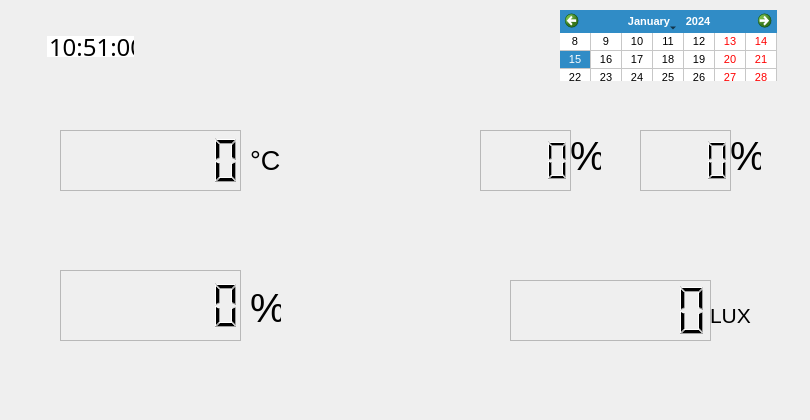
       <widget class="QWidget" name="OverTab">
        <attribute name="icon">
         <iconset>
          <selectedon>icons/icon_set_2/over.png</selectedon>
         </iconset>
        </attribute>
        <attribute name="title">
         <string>Overview</string>
        </attribute>
        <widget class="QLabel" name="background">
         <property name="geometry">
          <rect>
           <x>0</x>
           <y>0</y>
           <width>801</width>
           <height>411</height>
          </rect>
         </property>
         <property name="sizePolicy">
          <sizepolicy hsizetype="Fixed" vsizetype="Fixed">
           <horstretch>0</horstretch>
           <verstretch>0</verstretch>
          </sizepolicy>
         </property>
         <property name="text">
          <string/>
         </property>
         <property name="pixmap">
          <pixmap>background/backoverNeww.jpg</pixmap>
         </property>
         <property name="scaledContents">
          <bool>true</bool>
         </property>
         <property name="wordWrap">
          <bool>false</bool>
         </property>
        </widget>
        <widget class="QCalendarWidget" name="calendarWidget">
         <property name="geometry">
          <rect>
           <x>560</x>
           <y>10</y>
           <width>217</width>
           <height>71</height>
          </rect>
         </property>
         <property name="font">
          <font>
           <pointsize>8</pointsize>
          </font>
         </property>
         <property name="gridVisible">
          <bool>true</bool>
         </property>
         <property name="horizontalHeaderFormat">
          <enum>QCalendarWidget::ShortDayNames</enum>
         </property>
         <property name="verticalHeaderFormat">
          <enum>QCalendarWidget::NoVerticalHeader</enum>
         </property>
        </widget>
        <widget class="QTimeEdit" name="timeEdit">
         <property name="geometry">
          <rect>
           <x>47</x>
           <y>36</y>
           <width>87</width>
           <height>21</height>
          </rect>
         </property>
         <property name="sizePolicy">
          <sizepolicy hsizetype="Fixed" vsizetype="Fixed">
           <horstretch>0</horstretch>
           <verstretch>0</verstretch>
          </sizepolicy>
         </property>
         <property name="font">
          <font>
           <family>Segoe Print</family>
           <pointsize>18</pointsize>
          </font>
         </property>
         <property name="statusTip">
          <string notr="true"/>
         </property>
         <property name="autoFillBackground">
          <bool>true</bool>
         </property>
         <property name="wrapping">
          <bool>false</bool>
         </property>
         <property name="frame">
          <bool>false</bool>
         </property>
         <property name="alignment">
          <set>Qt::AlignJustify|Qt::AlignVCenter</set>
         </property>
         <property name="readOnly">
          <bool>true</bool>
         </property>
         <property name="buttonSymbols">
          <enum>QAbstractSpinBox::NoButtons</enum>
         </property>
         <property name="timeSpec">
          <enum>Qt::UTC</enum>
         </property>
         <property name="time">
          <time>
           <hour>10</hour>
           <minute>51</minute>
           <second>0</second>
          </time>
         </property>
        </widget>
        <widget class="QLabel" name="label_6">
         <property name="geometry">
          <rect>
           <x>10</x>
           <y>10</y>
           <width>128</width>
           <height>65</height>
          </rect>
         </property>
         <property name="text">
          <string/>
         </property>
         <property name="pixmap">
          <pixmap>time_frame/frame5.png</pixmap>
         </property>
         <property name="scaledContents">
          <bool>true</bool>
         </property>
        </widget>
        <widget class="QLCDNumber" name="temp_val">
         <property name="geometry">
          <rect>
           <x>60</x>
           <y>130</y>
           <width>181</width>
           <height>61</height>
          </rect>
         </property>
         <property name="frameShape">
          <enum>QFrame::StyledPanel</enum>
         </property>
         <property name="frameShadow">
          <enum>QFrame::Raised</enum>
         </property>
         <property name="smallDecimalPoint">
          <bool>false</bool>
         </property>
         <property name="digitCount">
          <number>7</number>
         </property>
         <property name="segmentStyle">
          <enum>QLCDNumber::Filled</enum>
         </property>
        </widget>
        <widget class="QLCDNumber" name="IrrigVal">
         <property name="geometry">
          <rect>
           <x>60</x>
           <y>270</y>
           <width>181</width>
           <height>71</height>
          </rect>
         </property>
         <property name="frameShape">
          <enum>QFrame::StyledPanel</enum>
         </property>
         <property name="frameShadow">
          <enum>QFrame::Raised</enum>
         </property>
         <property name="smallDecimalPoint">
          <bool>false</bool>
         </property>
         <property name="digitCount">
          <number>7</number>
         </property>
         <property name="segmentStyle">
          <enum>QLCDNumber::Filled</enum>
         </property>
        </widget>
        <widget class="QLCDNumber" name="HumidityVal">
         <property name="geometry">
          <rect>
           <x>480</x>
           <y>130</y>
           <width>91</width>
           <height>61</height>
          </rect>
         </property>
         <property name="frameShape">
          <enum>QFrame::StyledPanel</enum>
         </property>
         <property name="frameShadow">
          <enum>QFrame::Raised</enum>
         </property>
         <property name="smallDecimalPoint">
          <bool>false</bool>
         </property>
         <property name="digitCount">
          <number>4</number>
         </property>
         <property name="segmentStyle">
          <enum>QLCDNumber::Filled</enum>
         </property>
        </widget>
        <widget class="QLCDNumber" name="LumVal">
         <property name="geometry">
          <rect>
           <x>510</x>
           <y>280</y>
           <width>201</width>
           <height>61</height>
          </rect>
         </property>
         <property name="frameShape">
          <enum>QFrame::StyledPanel</enum>
         </property>
         <property name="frameShadow">
          <enum>QFrame::Raised</enum>
         </property>
         <property name="smallDecimalPoint">
          <bool>false</bool>
         </property>
         <property name="digitCount">
          <number>7</number>
         </property>
         <property name="segmentStyle">
          <enum>QLCDNumber::Filled</enum>
         </property>
        </widget>
        <widget class="QLCDNumber" name="HumidityVal_S">
         <property name="geometry">
          <rect>
           <x>640</x>
           <y>130</y>
           <width>91</width>
           <height>61</height>
          </rect>
         </property>
         <property name="frameShape">
          <enum>QFrame::StyledPanel</enum>
         </property>
         <property name="frameShadow">
          <enum>QFrame::Raised</enum>
         </property>
         <property name="smallDecimalPoint">
          <bool>false</bool>
         </property>
         <property name="digitCount">
          <number>4</number>
         </property>
         <property name="segmentStyle">
          <enum>QLCDNumber::Filled</enum>
         </property>
         <property name="intValue" stdset="0">
          <number>0</number>
         </property>
        </widget>
        <widget class="QPushButton" name="UP">
         <property name="geometry">
          <rect>
           <x>344</x>
           <y>110</y>
           <width>71</width>
           <height>71</height>
          </rect>
         </property>
         <property name="font">
          <font>
           <weight>50</weight>
           <bold>false</bold>
           <kerning>false</kerning>
          </font>
         </property>
         <property name="text">
          <string/>
         </property>
         <property name="flat">
          <bool>true</bool>
         </property>
        </widget>
        <widget class="QPushButton" name="DOWN">
         <property name="geometry">
          <rect>
           <x>350</x>
           <y>280</y>
           <width>71</width>
           <height>71</height>
          </rect>
         </property>
         <property name="font">
          <font>
           <weight>50</weight>
           <bold>false</bold>
           <kerning>false</kerning>
          </font>
         </property>
         <property name="text">
          <string/>
         </property>
         <property name="flat">
          <bool>true</bool>
         </property>
        </widget>
        <widget class="QLabel" name="label_8">
         <property name="geometry">
          <rect>
           <x>250</x>
           <y>135</y>
           <width>41</width>
           <height>51</height>
          </rect>
         </property>
         <property name="font">
          <font>
           <pointsize>20</pointsize>
          </font>
         </property>
         <property name="text">
          <string>°C</string>
         </property>
         <property name="scaledContents">
          <bool>false</bool>
         </property>
        </widget>
        <widget class="QLabel" name="label_9">
         <property name="geometry">
          <rect>
           <x>250</x>
           <y>282</y>
           <width>31</width>
           <height>51</height>
          </rect>
         </property>
         <property name="font">
          <font>
           <pointsize>30</pointsize>
          </font>
         </property>
         <property name="text">
          <string>%</string>
         </property>
         <property name="scaledContents">
          <bool>false</bool>
         </property>
        </widget>
        <widget class="QLabel" name="label_10">
         <property name="geometry">
          <rect>
           <x>710</x>
           <y>290</y>
           <width>61</width>
           <height>51</height>
          </rect>
         </property>
         <property name="font">
          <font>
           <pointsize>16</pointsize>
          </font>
         </property>
         <property name="text">
          <string>LUX</string>
         </property>
         <property name="scaledContents">
          <bool>false</bool>
         </property>
        </widget>
        <widget class="QLabel" name="label_11">
         <property name="geometry">
          <rect>
           <x>570</x>
           <y>130</y>
           <width>31</width>
           <height>51</height>
          </rect>
         </property>
         <property name="font">
          <font>
           <pointsize>30</pointsize>
          </font>
         </property>
         <property name="text">
          <string>%</string>
         </property>
         <property name="scaledContents">
          <bool>false</bool>
         </property>
        </widget>
        <widget class="QLabel" name="label_12">
         <property name="geometry">
          <rect>
           <x>730</x>
           <y>130</y>
           <width>31</width>
           <height>51</height>
          </rect>
         </property>
         <property name="font">
          <font>
           <pointsize>30</pointsize>
          </font>
         </property>
         <property name="text">
          <string>%</string>
         </property>
         <property name="scaledContents">
          <bool>false</bool>
         </property>
        </widget>
       </widget>
